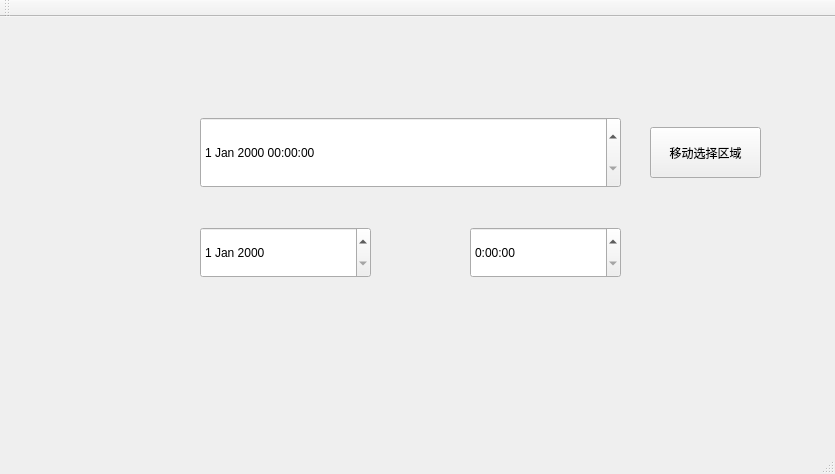
<?xml version="1.0" encoding="UTF-8"?>
<ui version="4.0">
 <class>MainWindow</class>
 <widget class="QMainWindow" name="MainWindow">
  <property name="geometry">
   <rect>
    <x>0</x>
    <y>0</y>
    <width>835</width>
    <height>474</height>
   </rect>
  </property>
  <property name="windowTitle">
   <string>MainWindow</string>
  </property>
  <widget class="QWidget" name="centralWidget">
   <widget class="QTimeEdit" name="timeEdit">
    <property name="geometry">
     <rect>
      <x>470</x>
      <y>210</y>
      <width>151</width>
      <height>51</height>
     </rect>
    </property>
    <property name="displayFormat">
     <string>H:mm:ss</string>
    </property>
   </widget>
   <widget class="QDateEdit" name="dateEdit">
    <property name="geometry">
     <rect>
      <x>200</x>
      <y>210</y>
      <width>171</width>
      <height>51</height>
     </rect>
    </property>
   </widget>
   <widget class="QDateTimeEdit" name="dateTimeEdit">
    <property name="geometry">
     <rect>
      <x>200</x>
      <y>100</y>
      <width>421</width>
      <height>71</height>
     </rect>
    </property>
   </widget>
   <widget class="QPushButton" name="pushButton">
    <property name="geometry">
     <rect>
      <x>650</x>
      <y>110</y>
      <width>111</width>
      <height>51</height>
     </rect>
    </property>
    <property name="text">
     <string>移动选择区域</string>
    </property>
   </widget>
  </widget>
  <widget class="QMenuBar" name="menuBar">
   <property name="geometry">
    <rect>
     <x>0</x>
     <y>0</y>
     <width>835</width>
     <height>26</height>
    </rect>
   </property>
  </widget>
  <widget class="QToolBar" name="mainToolBar">
   <attribute name="toolBarArea">
    <enum>TopToolBarArea</enum>
   </attribute>
   <attribute name="toolBarBreak">
    <bool>false</bool>
   </attribute>
  </widget>
  <widget class="QStatusBar" name="statusBar"/>
 </widget>
 <layoutdefault spacing="6" margin="11"/>
 <resources/>
 <connections/>
</ui>
